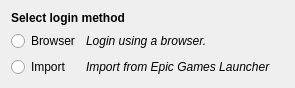
<?xml version="1.0" encoding="UTF-8"?>
<ui version="4.0">
 <class>LandingPage</class>
 <widget class="QWidget" name="LandingPage">
  <property name="geometry">
   <rect>
    <x>0</x>
    <y>0</y>
    <width>295</width>
    <height>78</height>
   </rect>
  </property>
  <property name="windowTitle">
   <string>LandingPage</string>
  </property>
  <layout class="QGridLayout" name="landing_layout" rowstretch="0,1,1">
   <property name="sizeConstraint">
    <enum>QLayout::SetDefaultConstraint</enum>
   </property>
   <item row="0" column="0" colspan="3">
    <widget class="QLabel" name="login_label">
     <property name="font">
      <font>
       <weight>75</weight>
       <bold>true</bold>
      </font>
     </property>
     <property name="text">
      <string>Select login method</string>
     </property>
    </widget>
   </item>
   <item row="1" column="0">
    <widget class="QRadioButton" name="login_browser_radio">
     <property name="sizePolicy">
      <sizepolicy hsizetype="Minimum" vsizetype="Expanding">
       <horstretch>0</horstretch>
       <verstretch>0</verstretch>
      </sizepolicy>
     </property>
     <property name="text">
      <string>Browser</string>
     </property>
    </widget>
   </item>
   <item row="1" column="1">
    <widget class="QLabel" name="login_browser_label">
     <property name="font">
      <font>
       <italic>true</italic>
      </font>
     </property>
     <property name="text">
      <string>Login using a browser.</string>
     </property>
    </widget>
   </item>
   <item row="2" column="0">
    <widget class="QRadioButton" name="login_import_radio">
     <property name="sizePolicy">
      <sizepolicy hsizetype="Minimum" vsizetype="Expanding">
       <horstretch>0</horstretch>
       <verstretch>0</verstretch>
      </sizepolicy>
     </property>
     <property name="text">
      <string>Import</string>
     </property>
    </widget>
   </item>
   <item row="2" column="1">
    <widget class="QLabel" name="login_import_label">
     <property name="font">
      <font>
       <italic>true</italic>
      </font>
     </property>
     <property name="text">
      <string>Import from Epic Games Launcher</string>
     </property>
    </widget>
   </item>
   <item row="1" column="2" rowspan="2">
    <spacer name="login_hspacer">
     <property name="orientation">
      <enum>Qt::Horizontal</enum>
     </property>
     <property name="sizeHint" stdset="0">
      <size>
       <width>0</width>
       <height>0</height>
      </size>
     </property>
    </spacer>
   </item>
  </layout>
 </widget>
 <resources/>
 <connections/>
</ui>
